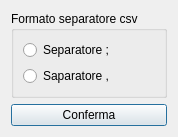
<?xml version="1.0" encoding="UTF-8"?>
<ui version="4.0">
 <class>dialogSeparatore</class>
 <widget class="QDialog" name="dialogSeparatore">
  <property name="geometry">
   <rect>
    <x>0</x>
    <y>0</y>
    <width>152</width>
    <height>122</height>
   </rect>
  </property>
  <property name="windowTitle">
   <string>Dialog</string>
  </property>
  <layout class="QGridLayout" name="gridLayout_2">
   <item row="0" column="0">
    <widget class="QGroupBox" name="groupBox">
     <property name="title">
      <string>Formato separatore csv</string>
     </property>
     <layout class="QGridLayout" name="gridLayout_3">
      <item row="0" column="0">
       <layout class="QGridLayout" name="gridLayout">
        <item row="0" column="0">
         <widget class="QRadioButton" name="r_puntoVirgola">
          <property name="text">
           <string>Separatore ;</string>
          </property>
         </widget>
        </item>
        <item row="1" column="0">
         <widget class="QRadioButton" name="r_virgola">
          <property name="text">
           <string>Saparatore ,</string>
          </property>
         </widget>
        </item>
       </layout>
      </item>
     </layout>
    </widget>
   </item>
   <item row="1" column="0">
    <widget class="QPushButton" name="pushButton">
     <property name="text">
      <string>Conferma</string>
     </property>
    </widget>
   </item>
  </layout>
 </widget>
 <resources/>
 <connections/>
</ui>
